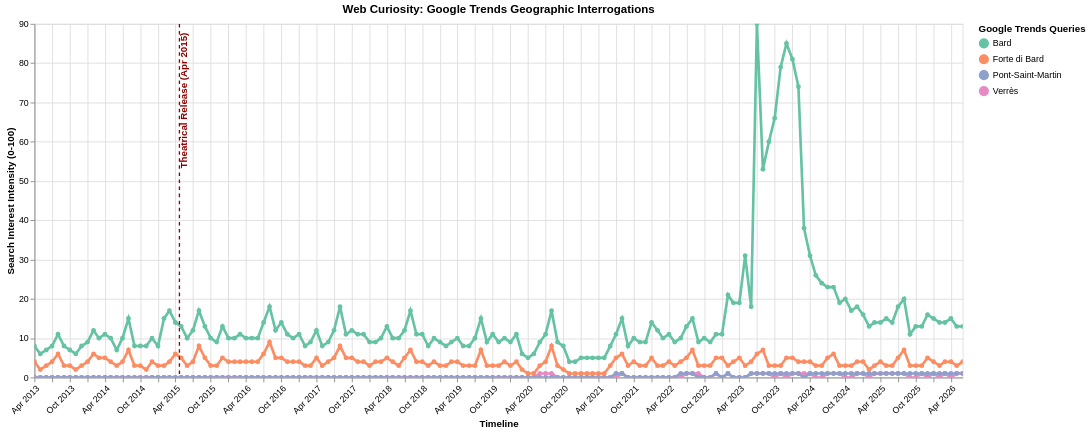

Describe this chart as a Vega-Lite specification.
### Vega-Lite specification from a JSON file in a GitHub repository (floating-point values rounded to 4 significant figures; data arrays with more than 128 entries replaced by an {"elided": "..."} marker saying what was removed)
{"config": {"view": {"continuousWidth": 300, "continuousHeight": 300}}, "layer": [{"data": {"name": "data-fd87f7d03af23a03431abafa04249dbc"}, "mark": {"type": "line", "point": true, "strokeWidth": 3}, "encoding": {"color": {"field": "Subject", "legend": {"title": "Google Trends Queries"}, "scale": {"scheme": "set2"}, "type": "nominal"}, "tooltip": [{"field": "Date", "format": "%B %Y", "type": "temporal"}, {"field": "Subject", "type": "nominal"}, {"field": "Search_Index", "type": "quantitative"}], "x": {"axis": {"format": "%b %Y", "labelAngle": -45}, "field": "Date", "title": "Timeline", "type": "temporal"}, "y": {"field": "Search_Index", "title": "Search Interest Intensity (0-100)", "type": "quantitative"}}, "name": "view_7c269897292f0ee0_0"}, {"data": {"name": "data-8885bbcc83f007aaea30233e880135bc"}, "mark": {"type": "rule", "size": 1.5, "strokeDash": [4, 4]}, "encoding": {"color": {"field": "Color", "scale": null, "type": "nominal"}, "x": {"field": "Date", "type": "temporal"}}}, {"data": {"name": "data-8885bbcc83f007aaea30233e880135bc"}, "mark": {"type": "text", "align": "right", "angle": 270, "baseline": "top", "dx": 5, "fontSize": 11, "fontWeight": "bold"}, "encoding": {"color": {"field": "Color", "scale": null, "type": "nominal"}, "text": {"field": "Event", "type": "nominal"}, "x": {"field": "Date", "type": "temporal"}, "y": {"value": 15}}}], "height": 400, "params": [{"name": "param_1e9efca18e7a2868", "select": {"type": "interval", "encodings": ["x", "y"]}, "bind": "scales", "views": ["view_7c269897292f0ee0_0"]}], "title": "Web Curiosity: Google Trends Geographic Interrogations", "width": 1050, "$schema": "https://vega.github.io/schema/vega-lite/v6.4.1.json", "datasets": {"data-fd87f7d03af23a03431abafa04249dbc": {"elided": "636 records"}, "data-8885bbcc83f007aaea30233e880135bc": [{"Date": "2015-04-22T00:00:00", "Event": "Theatrical Release (Apr 2015)", "Color": "#8B0000"}]}}
